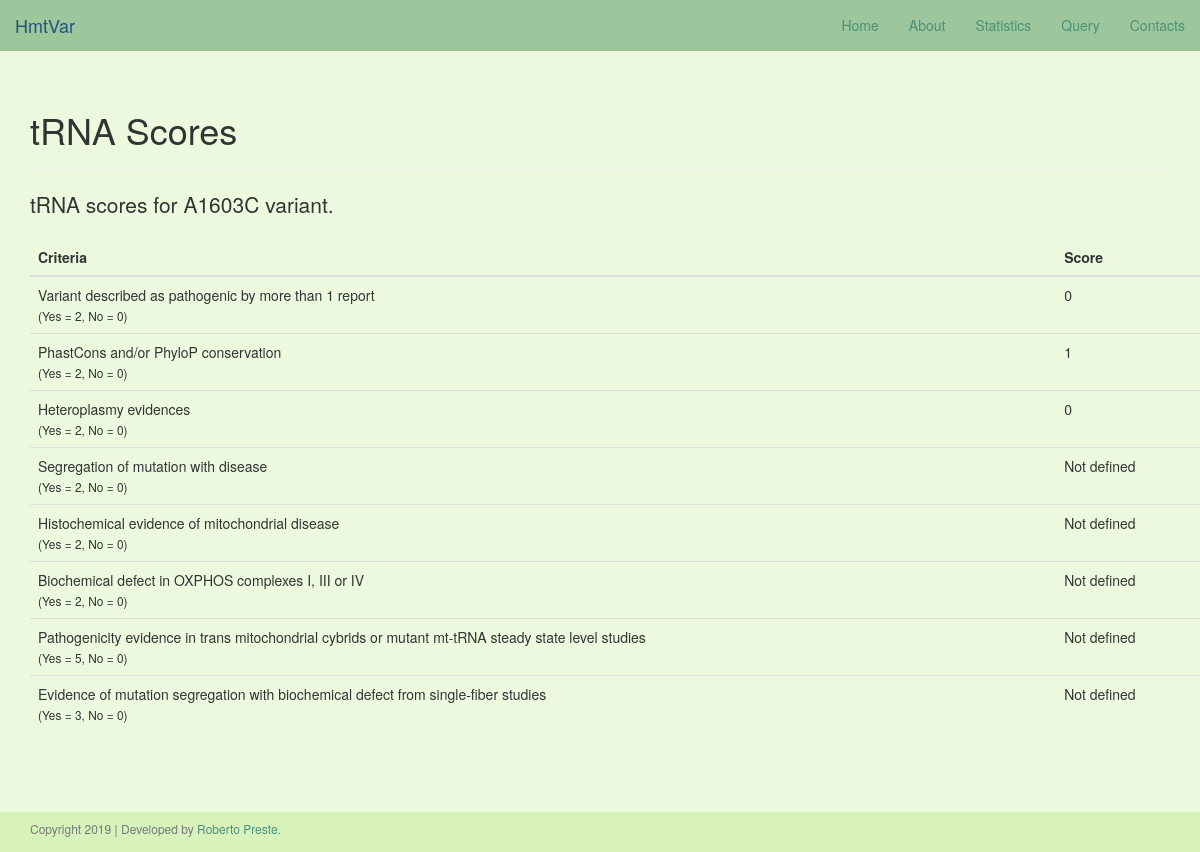
The app's page /trna_scores/626 with its own data.
### app/site/models.py (models this page shows, shortened)
class Main(db.Model):
    __tablename__ = "Main"
    id = db.Column(db.Integer, nullable=False, autoincrement=True, primary_key=True)
    group = db.Column(db.String, nullable=False)
    nt_start = db.Column(db.Integer, nullable=False)
    ref_rCRS = db.Column(db.String, nullable=False)
    alt = db.Column(db.String, nullable=False)
    nt_end = db.Column(db.Integer, nullable=False)
    locus = db.Column(db.String, nullable=False)
    codon_position = db.Column(db.Integer, nullable=True, default="NULL")
    aa_change = db.Column(db.String, nullable=True, default="NULL")
    disease_score = db.Column(db.Float, nullable=True, default="NULL")
    pathogenicity = db.Column(db.String, nullable=True, default="NULL")
    haplogroups = db.Column(db.String, nullable=True, default="NULL")
    variabId = db.Column(db.Integer, db.ForeignKey("Variab.id"), nullable=False)
    plasmyId = db.Column(db.Integer, db.ForeignKey("Plasmy.id"), nullable=False)
    predictId = db.Column(db.Integer, db.ForeignKey("Predict.id"), nullable=False)
    crossRefId = db.Column(db.Integer, db.ForeignKey("CrossRef.id"), nullable=False)
    annotId = db.Column(db.Integer, db.ForeignKey("Annot.id"), nullable=False)

class Scores(db.Model):
    __tablename__ = "Scores"
    id = db.Column(db.Integer, nullable=False, autoincrement=True, primary_key=True)
    group = db.Column(db.String, nullable=False)
    report_patho = db.Column(db.Integer, nullable=True, default="NULL")
    conservation = db.Column(db.Integer, nullable=True, default="NULL")
    heteroplasmy = db.Column(db.Integer, nullable=True, default="NULL")
    segreg_disease = db.Column(db.Integer, nullable=True, default="NULL")
    histochem = db.Column(db.Integer, nullable=True, default="NULL")
    biochem = db.Column(db.Integer, nullable=True, default="NULL")
    cybrids = db.Column(db.Integer, nullable=True, default="NULL")
    single_fiber = db.Column(db.Integer, nullable=True, default="NULL")

### app/site/views.py (the view)
@www.route("/trna_scores/<int:var_id>", methods=["GET"])
def trna_scores(var_id):
    elem_main = Main.query.filter(Main.id == var_id).first()
    elem_score = Scores.query.filter(Scores.id == var_id).first()
    return render_template("trna_scores.html",
                           title="tRNA Scores",
                           elem_main=elem_main,
                           elem_score=elem_score)

### app/templates/trna_scores.html
{% extends "base.html" %}
{% block content %}
    <div class="container">
        <div class="page-header">
            <h1>tRNA Scores</h1>
        </div>
        <p class="lead">tRNA scores for {{ elem_main.ref_rCRS }}{{ elem_main.nt_start }}{{ elem_main.alt }} variant.</p>
        <div class="container">
            <div class="row">
                <table class="table">
                <thead>
                    <tr>
                        <th>Criteria</th>
                        <th>Score</th>
                    </tr>
                </thead>
                <tbody>
                    <tr>
                        <td>Variant described as pathogenic by more than 1 report <br>
                        <small>(Yes = 2, No = 0)</small></td>
                        <td>{% if elem_score.report_patho != None %}
                                {{ elem_score.report_patho }}
                            {% else %}
                                Not defined
                            {% endif %}</td>
                    </tr>
                    <tr>
                        <td>PhastCons and/or PhyloP conservation <br>
                        <small>(Yes = 2, No = 0)</small></td>
                        <td>{% if elem_score.conservation != None %}
                                {{ elem_score.conservation }}
                            {% else %}
                                Not defined
                            {% endif %}</td>
                    </tr>
                    <tr>
                        <td>Heteroplasmy evidences <br>
                        <small>(Yes = 2, No = 0)</small></td>
                        <td>{% if elem_score.heteroplasmy != None %}
                                {{ elem_score.heteroplasmy }}
                            {% else %}
                                Not defined
                            {% endif %}</td>
                    </tr>
                    <tr>
                        <td>Segregation of mutation with disease <br>
                        <small>(Yes = 2, No = 0)</small></td>
                        <td>{% if elem_score.segreg_disease != None %}
                                {{ elem_score.segreg_disease }}
                            {% else %}
                                Not defined
                            {% endif %}
                        </td>
                    </tr>
                    <tr>
                        <td>Histochemical evidence of mitochondrial disease <br>
                        <small>(Yes = 2, No = 0)</small></td>
                        <td>{% if elem_score.histochem != None %}
                                {{ elem_score.histochem }}
                            {% else %}
                                Not defined
                            {% endif %}
                        </td>
                    </tr>
                    <tr>
                        <td>Biochemical defect in OXPHOS complexes I, III or IV <br>
                        <small>(Yes = 2, No = 0)</small></td>
                        <td>{% if elem_score.biochem != None %}
                                {{ elem_score.biochem }}
                            {% else %}
                                Not defined
                            {% endif %}
                        </td>
                    </tr>
                    <tr>
                        <td>Pathogenicity evidence in trans mitochondrial cybrids or mutant mt-tRNA steady state level studies <br>
                        <small>(Yes = 5, No = 0)</small></td>
                        <td>{% if elem_score.cybrids != None %}
                                {{ elem_score.cybrids }}
                            {% else %}
                                Not defined
                            {% endif %}
                        </td>
                    </tr>
                    <tr>
                        <td>Evidence of mutation segregation with biochemical defect from single-fiber studies <br>
                        <small>(Yes = 3, No = 0)</small></td>
                        <td>{% if elem_score.single_fiber != None %}
                                {{ elem_score.single_fiber }}
                            {% else %}
                                Not defined
                            {% endif %}
                        </td>
                    </tr>
                </tbody>
            </table>
            </div>
        </div>
    </div>
    {{ super() }}
{% endblock %}

### app/static/css/stylesheet.css (style rules this page uses)
:root { --honeydew: #F6FCF0; --nyanza: #ECF9DF; --bone: #E1F5CC; --tea_green: #D7F2BA; --light_moss_green: #BDE4A8; --eton_blue: #9CC69B; --green_sheen: #79B4A9; --wintergreen_dream: #4D9078; --cadet: #586F6B; --granite_grey: #676F54; --midnite_green: #084C61; --jelly_bean: #DB504A; }
html { position: relative; min-height: 100%; }
body { padding-top: 70px; margin-bottom: 40px; background-color: var(--nyanza); }

### records on screen
Main: ref_rCRS "A", nt_start "1603", alt "C"
Scores: report_patho "0", conservation "1", heteroplasmy "0"
